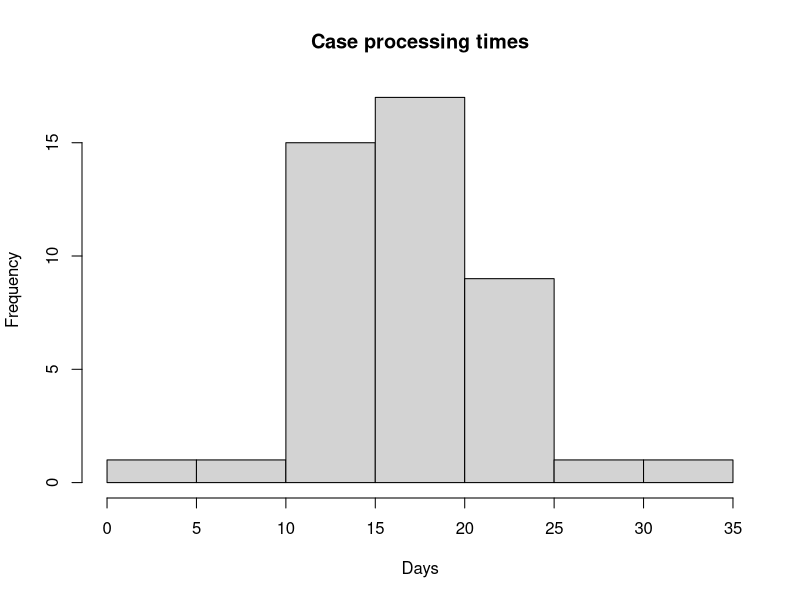
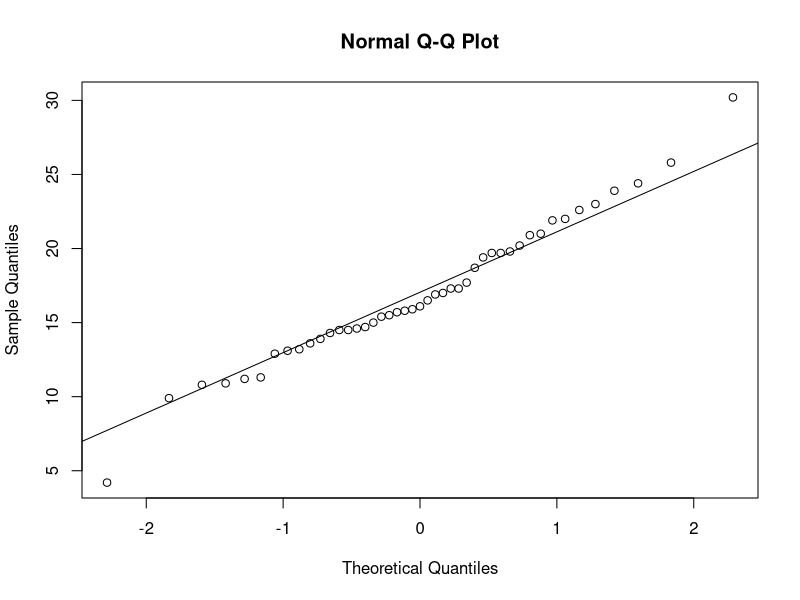
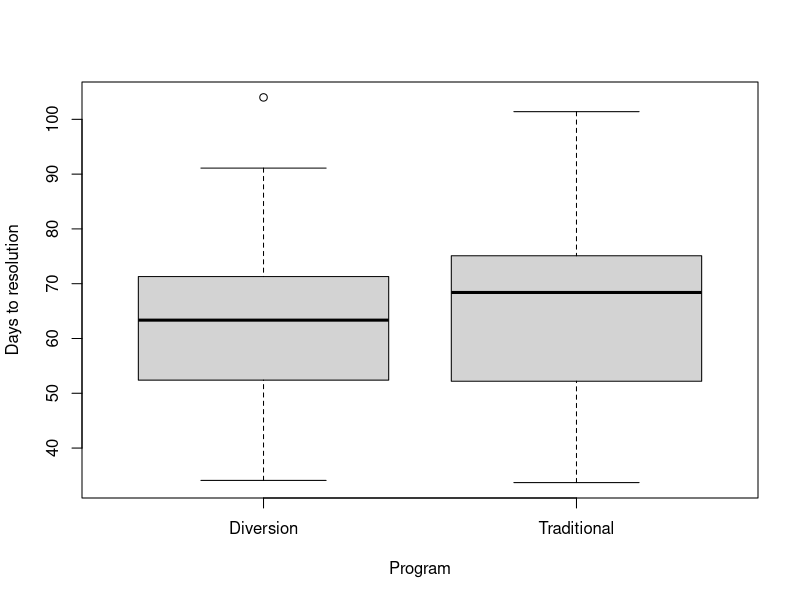
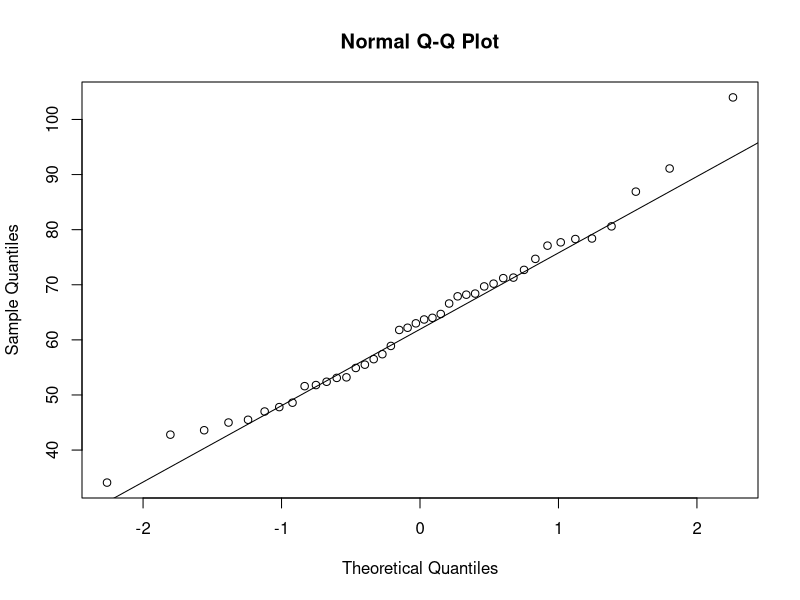
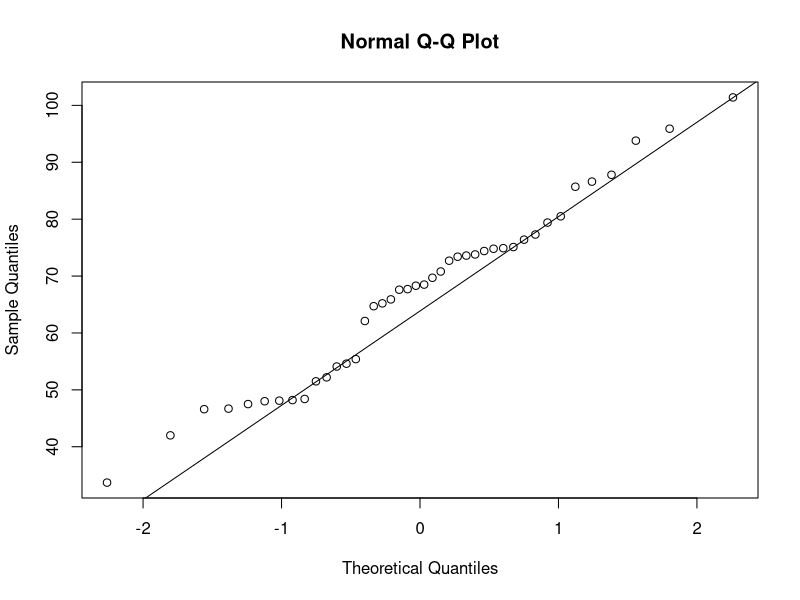
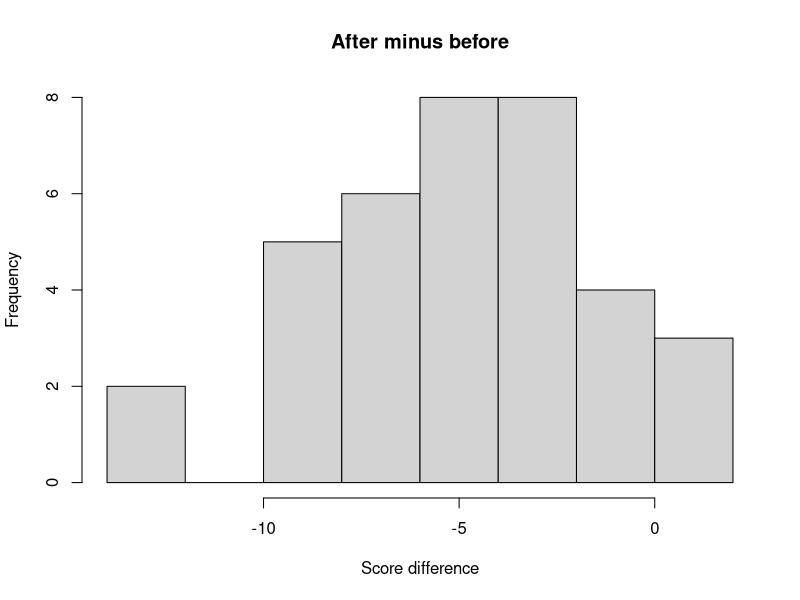
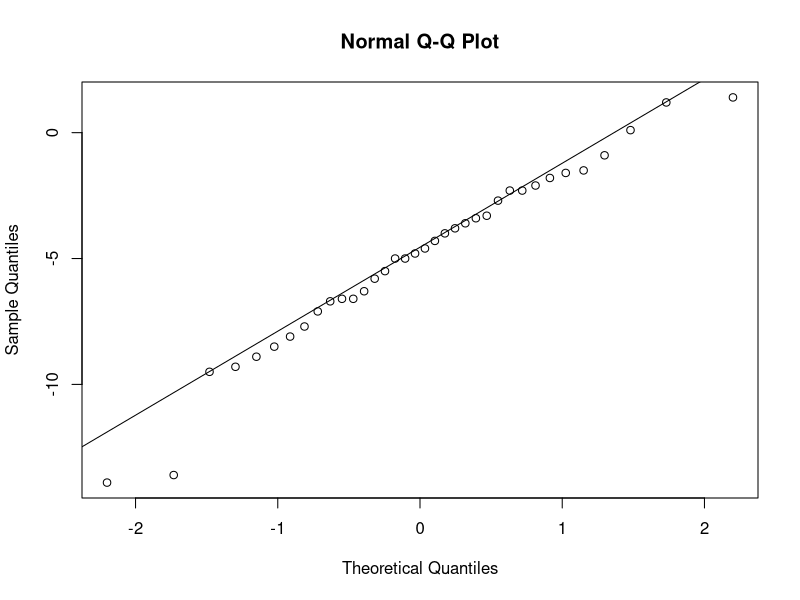
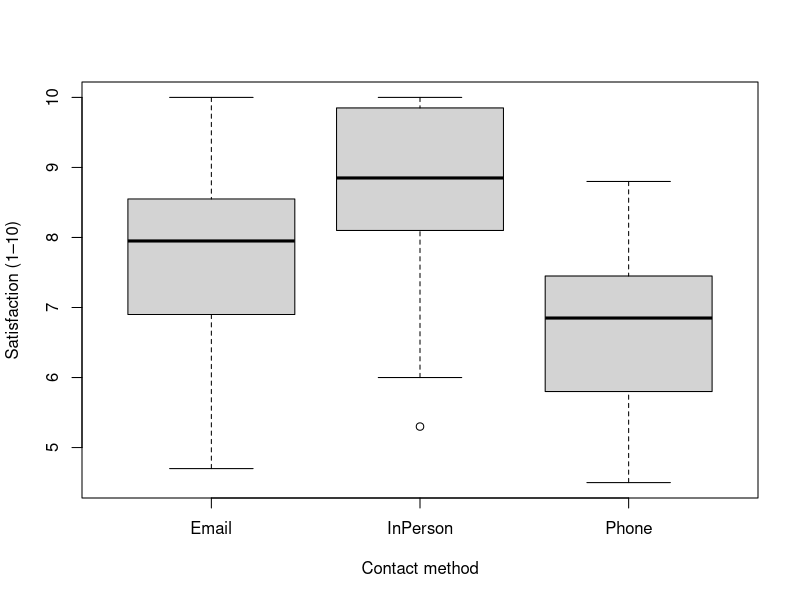

Source code (R) for these figures, in order:
## ---- chunk 1
knitr::opts_chunk$set(echo = TRUE, warning = FALSE, message = FALSE)
## ---- chunk 2
case <- read.csv("case_processing.csv")
nrow(case)
mean(case$processing_days)
sd(case$processing_days)
summary(case$processing_days)
## ---- chunk 3
hist(case$processing_days,
     main = "Case processing times", xlab = "Days")
qqnorm(case$processing_days)
qqline(case$processing_days)
## ---- chunk 4
t.test(case$processing_days, mu = 20)
## ---- chunk 5
program <- read.csv("program_outcomes.csv")
aggregate(days_to_resolution ~ program, data = program,
          FUN = function(z) c(n = length(z), mean = mean(z), sd = sd(z)))
boxplot(days_to_resolution ~ program, data = program,
        xlab = "Program", ylab = "Days to resolution")
## ---- chunk 6
by(program$days_to_resolution, program$program, function(z) {
  qqnorm(z)
  qqline(z)
})
## ---- chunk 7
t.test(days_to_resolution ~ program, data = program)
## ---- chunk 8
training <- read.csv("training_scores.csv")
training$difference <- training$score_after - training$score_before
summary(training$difference)
mean(training$difference)
sd(training$difference)
hist(training$difference,
     main = "After minus before", xlab = "Score difference")
qqnorm(training$difference)
qqline(training$difference)
## ---- chunk 9
t.test(training$score_after, training$score_before,
       paired = TRUE)
# Equivalent:
t.test(training$difference, mu = 0)
## ---- chunk 10
satisfaction <- read.csv("service_satisfaction.csv")
aggregate(satisfaction_score ~ contact_method, data = satisfaction,
          FUN = function(z) c(n = length(z), mean = mean(z), sd = sd(z)))
boxplot(satisfaction_score ~ contact_method, data = satisfaction,
        xlab = "Contact method", ylab = "Satisfaction (1–10)")
## ---- chunk 11
fit <- aov(satisfaction_score ~ contact_method, data = satisfaction)
summary(fit)
par(mfrow = c(2, 2))
plot(fit)
par(mfrow = c(1, 1))
## ---- chunk 12
TukeyHSD(fit)
## ---- chunk 13
survey <- read.csv("survey_responses.csv")
tab <- table(survey$residence, survey$supports_policy)
tab
round(100 * prop.table(tab, margin = 1), 1)
barplot(t(prop.table(tab, margin = 1)), beside = FALSE,
        legend.text = TRUE, ylab = "Proportion", xlab = "Residence")
## ---- chunk 14
chi <- chisq.test(tab, correct = FALSE)
chi$expected
chi
